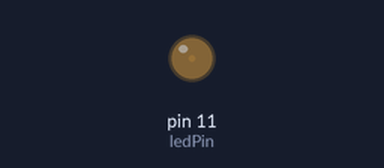
Simulated run of this sketch. Board: Arduino Uno, built with avr-gcc and run on an emulated ATmega328P. Shown: output pins drawn as LEDs (lit = HIGH).

Above: at 0.05 s.
At 0.95 s:
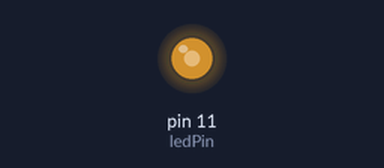
At 1.45 s:
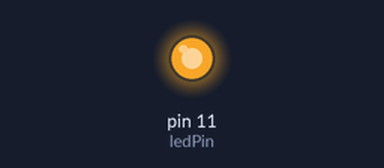
At 2.85 s:
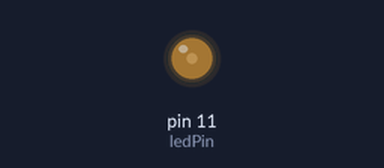
Timing chart, 0 to 7.6 s (numbered marks = the images above):
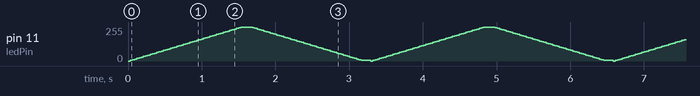

The sketch:

LedBlinkPwm.ino
```cpp
/*========================================================================
  - Đây là chương trình chạy sáng tắt dần led tự động
  - Đèn sẽ sáng dần lên tới cực đại, sau đó sẽ tắt dần
  - Ở chương trình này ta dùng chân số 11 vì đây là chân pwm
========================================================================*/

int ledPin = 11; //chân này điện áp dao động từ 0 đến 5 v
                  //khi mình đẩy vào nó 1 con số + từ 0...255
                  //256 = 2^8
                  //mình đẩy liên tục các con sô 0...255 vào chân 11
                  //điện sẽ trhay đổi 0, 0..., 4.9999..., 5V
                  //bóng đèn sẽ sáng lên từ từ

void setup() {
}

void loop() {
  // Đèn sẽ sáng dần lên, rồi tắt dần
  for (int bar = 0; bar <= 255; bar+= 5) {
    analogWrite(ledPin, bar);
    delay(30);
  } //lệnh này chay 256 lần

  delay(100);

  for (int bar = 255; bar > 0; bar-= 5) {
    analogWrite(ledPin, bar);
    delay(30);
  } //lệnh này chay 256 lần

  delay(100);
}
```
